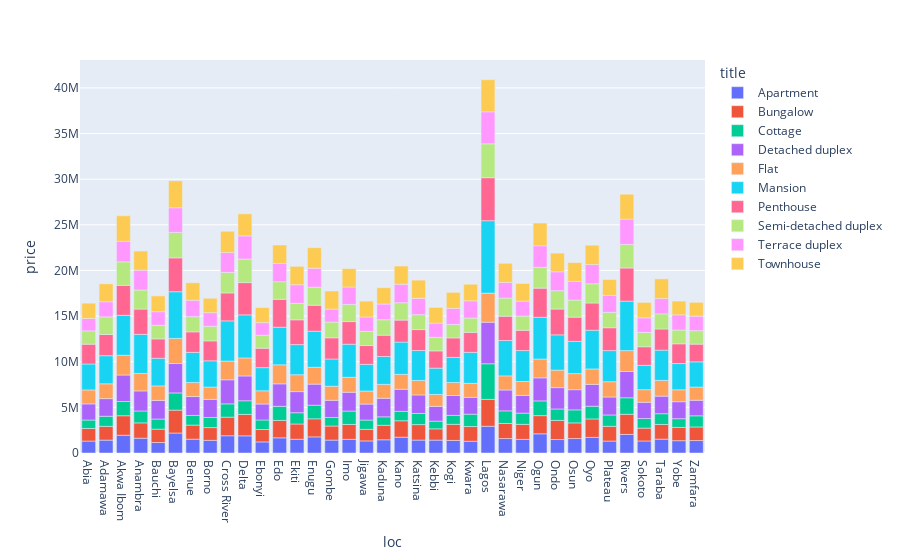

Write notebook code for a chart like this one.
### Code cell
fig.show()

### Figure 1 — Plotly figure (JSON) as saved in the notebook; plotly's stock layout.template omitted (floating-point values rounded to 4 significant figures)
{"data": [{"alignmentgroup": "True", "hovertemplate": "title=Apartment<br>loc=%{x}<br>price=%{y}<extra></extra>", "legendgroup": "Apartment", "marker": {"color": "#636efa", "pattern": {"shape": ""}}, "name": "Apartment", "offsetgroup": "Apartment", "orientation": "v", "showlegend": true, "textposition": "auto", "type": "bar", "x": ["Abia", "Adamawa", "Akwa Ibom", "Anambra", "Bauchi", "Bayelsa", "Benue", "Borno", "Cross River", "Delta", "Ebonyi", "Edo", "Ekiti", "Enugu", "Gombe", "Imo", "Jigawa", "Kaduna", "Kano", "Katsina", "Kebbi", "Kogi", "Kwara", "Lagos", "Nasarawa", "Niger", "Ogun", "Ondo", "Osun", "Oyo", "Plateau", "Rivers", "Sokoto", "Taraba", "Yobe", "Zamfara"], "xaxis": "x", "y": [1308000.0, 1411000.0, 1948000.0, 1620000.0, 1148000.0, 2187000.0, 1515000.0, 1387000.0, 1889000.0, 1880000.0, 1214000.0, 1663000.0, 1509000.0, 1765000.0, 1414000.0, 1496000.0, 1325000.0, 1447000.0, 1731000.0, 1415000.0, 1413000.0, 1376000.0, 1286000.0, 2932000.0, 1583000.0, 1491000.0, 2101000.0, 1475000.0, 1582000.0, 1712000.0, 1310000.0, 2036000.0, 1316000.0, 1520000.0, 1350000.0, 1363000.0], "yaxis": "y"}, {"alignmentgroup": "True", "hovertemplate": "title=Bungalow<br>loc=%{x}<br>price=%{y}<extra></extra>", "legendgroup": "Bungalow", "marker": {"color": "#EF553B", "pattern": {"shape": ""}}, "name": "Bungalow", "offsetgroup": "Bungalow", "orientation": "v", "showlegend": true, "textposition": "auto", "type": "bar", "x": ["Abia", "Adamawa", "Akwa Ibom", "Anambra", "Bauchi", "Bayelsa", "Benue", "Borno", "Cross River", "Delta", "Ebonyi", "Edo", "Ekiti", "Enugu", "Gombe", "Imo", "Jigawa", "Kaduna", "Kano", "Katsina", "Kebbi", "Kogi", "Kwara", "Lagos", "Nasarawa", "Niger", "Ogun", "Ondo", "Osun", "Oyo", "Plateau", "Rivers", "Sokoto", "Taraba", "Yobe", "Zamfara"], "xaxis": "x", "y": [1380000.0, 1509000.0, 2135000.0, 1680000.0, 1464000.0, 2509000.0, 1542000.0, 1397000.0, 2038000.0, 2347000.0, 1361000.0, 1909000.0, 1669000.0, 1981000.0, 1541000.0, 1632000.0, 1268000.0, 1591000.0, 1800000.0, 1696000.0, 1235000.0, 1763000.0, 1615000.0, 2945000.0, 1655000.0, 1646000.0, 1994000.0, 2095000.0, 1718000.0, 2019000.0, 1615000.0, 2206000.0, 1409000.0, 1606000.0, 1455000.0, 1490000.0], "yaxis": "y"}, {"alignmentgroup": "True", "hovertemplate": "title=Cottage<br>loc=%{x}<br>price=%{y}<extra></extra>", "legendgroup": "Cottage", "marker": {"color": "#00cc96", "pattern": {"shape": ""}}, "name": "Cottage", "offsetgroup": "Cottage", "orientation": "v", "showlegend": true, "textposition": "auto", "type": "bar", "x": ["Abia", "Adamawa", "Akwa Ibom", "Anambra", "Bauchi", "Bayelsa", "Benue", "Borno", "Cross River", "Delta", "Ebonyi", "Edo", "Ekiti", "Enugu", "Gombe", "Imo", "Jigawa", "Kaduna", "Kano", "Katsina", "Kebbi", "Kogi", "Kwara", "Lagos", "Nasarawa", "Niger", "Ogun", "Ondo", "Osun", "Oyo", "Plateau", "Rivers", "Sokoto", "Taraba", "Yobe", "Zamfara"], "xaxis": "x", "y": [924200.0, 1105000.0, 1559000.0, 1305000.0, 1112000.0, 1887000.0, 1057000.0, 1108000.0, 1459000.0, 1497000.0, 1042000.0, 1544000.0, 1234000.0, 1492000.0, 936000.0, 1470000.0, 1016000.0, 926600.0, 1030000.0, 1221000.0, 845800.0, 979000.0, 1354000.0, 3898000.0, 1379000.0, 1233000.0, 1615000.0, 1254000.0, 1425000.0, 1393000.0, 1243000.0, 1809000.0, 1051000.0, 1179000.0, 952800.0, 1221000.0], "yaxis": "y"}, {"alignmentgroup": "True", "hovertemplate": "title=Detached duplex<br>loc=%{x}<br>price=%{y}<extra></extra>", "legendgroup": "Detached duplex", "marker": {"color": "#ab63fa", "pattern": {"shape": ""}}, "name": "Detached duplex", "offsetgroup": "Detached duplex", "orientation": "v", "showlegend": true, "textposition": "auto", "type": "bar", "x": ["Abia", "Adamawa", "Akwa Ibom", "Anambra", "Bauchi", "Bayelsa", "Benue", "Borno", "Cross River", "Delta", "Ebonyi", "Edo", "Ekiti", "Enugu", "Gombe", "Imo", "Jigawa", "Kaduna", "Kano", "Katsina", "Kebbi", "Kogi", "Kwara", "Lagos", "Nasarawa", "Niger", "Ogun", "Ondo", "Osun", "Oyo", "Plateau", "Rivers", "Sokoto", "Taraba", "Yobe", "Zamfara"], "xaxis": "x", "y": [1767000.0, 1931000.0, 2902000.0, 2197000.0, 2038000.0, 3219000.0, 2071000.0, 1981000.0, 2635000.0, 2715000.0, 1749000.0, 2462000.0, 2314000.0, 2307000.0, 1881000.0, 2057000.0, 1753000.0, 2031000.0, 2425000.0, 2025000.0, 1618000.0, 2181000.0, 1840000.0, 4553000.0, 2284000.0, 1939000.0, 2524000.0, 2338000.0, 2211000.0, 2398000.0, 1966000.0, 2877000.0, 1780000.0, 1924000.0, 1861000.0, 1705000.0], "yaxis": "y"}, {"alignmentgroup": "True", "hovertemplate": "title=Flat<br>loc=%{x}<br>price=%{y}<extra></extra>", "legendgroup": "Flat", "marker": {"color": "#FFA15A", "pattern": {"shape": ""}}, "name": "Flat", "offsetgroup": "Flat", "orientation": "v", "showlegend": true, "textposition": "auto", "type": "bar", "x": ["Abia", "Adamawa", "Akwa Ibom", "Anambra", "Bauchi", "Bayelsa", "Benue", "Borno", "Cross River", "Delta", "Ebonyi", "Edo", "Ekiti", "Enugu", "Gombe", "Imo", "Jigawa", "Kaduna", "Kano", "Katsina", "Kebbi", "Kogi", "Kwara", "Lagos", "Nasarawa", "Niger", "Ogun", "Ondo", "Osun", "Oyo", "Plateau", "Rivers", "Sokoto", "Taraba", "Yobe", "Zamfara"], "xaxis": "x", "y": [1531000.0, 1626000.0, 2168000.0, 1919000.0, 1588000.0, 2750000.0, 1536000.0, 1351000.0, 2055000.0, 1971000.0, 1450000.0, 2087000.0, 1850000.0, 1847000.0, 1542000.0, 1637000.0, 1428000.0, 1522000.0, 1630000.0, 1591000.0, 1305000.0, 1423000.0, 1537000.0, 3190000.0, 1547000.0, 1526000.0, 2067000.0, 1918000.0, 1762000.0, 1688000.0, 1676000.0, 2287000.0, 1380000.0, 1722000.0, 1306000.0, 1445000.0], "yaxis": "y"}, {"alignmentgroup": "True", "hovertemplate": "title=Mansion<br>loc=%{x}<br>price=%{y}<extra></extra>", "legendgroup": "Mansion", "marker": {"color": "#19d3f3", "pattern": {"shape": ""}}, "name": "Mansion", "offsetgroup": "Mansion", "orientation": "v", "showlegend": true, "textposition": "auto", "type": "bar", "x": ["Abia", "Adamawa", "Akwa Ibom", "Anambra", "Bauchi", "Bayelsa", "Benue", "Borno", "Cross River", "Delta", "Ebonyi", "Edo", "Ekiti", "Enugu", "Gombe", "Imo", "Jigawa", "Kaduna", "Kano", "Katsina", "Kebbi", "Kogi", "Kwara", "Lagos", "Nasarawa", "Niger", "Ogun", "Ondo", "Osun", "Oyo", "Plateau", "Rivers", "Sokoto", "Taraba", "Yobe", "Zamfara"], "xaxis": "x", "y": [2843000.0, 3077000.0, 4374000.0, 4281000.0, 3031000.0, 5117000.0, 3302000.0, 2876000.0, 4401000.0, 4722000.0, 2535000.0, 4117000.0, 3303000.0, 3951000.0, 2987000.0, 3625000.0, 2922000.0, 3056000.0, 3538000.0, 3280000.0, 2882000.0, 2753000.0, 3396000.0, 7934000.0, 3877000.0, 3390000.0, 4570000.0, 3865000.0, 3534000.0, 4241000.0, 3410000.0, 5425000.0, 2669000.0, 3317000.0, 2877000.0, 2762000.0], "yaxis": "y"}, {"alignmentgroup": "True", "hovertemplate": "title=Penthouse<br>loc=%{x}<br>price=%{y}<extra></extra>", "legendgroup": "Penthouse", "marker": {"color": "#FF6692", "pattern": {"shape": ""}}, "name": "Penthouse", "offsetgroup": "Penthouse", "orientation": "v", "showlegend": true, "textposition": "auto", "type": "bar", "x": ["Abia", "Adamawa", "Akwa Ibom", "Anambra", "Bauchi", "Bayelsa", "Benue", "Borno", "Cross River", "Delta", "Ebonyi", "Edo", "Ekiti", "Enugu", "Gombe", "Imo", "Jigawa", "Kaduna", "Kano", "Katsina", "Kebbi", "Kogi", "Kwara", "Lagos", "Nasarawa", "Niger", "Ogun", "Ondo", "Osun", "Oyo", "Plateau", "Rivers", "Sokoto", "Taraba", "Yobe", "Zamfara"], "xaxis": "x", "y": [2167000.0, 2324000.0, 3284000.0, 2768000.0, 2118000.0, 3707000.0, 2247000.0, 2179000.0, 3058000.0, 3534000.0, 2128000.0, 3059000.0, 2712000.0, 2846000.0, 2318000.0, 2480000.0, 2062000.0, 2333000.0, 2408000.0, 2292000.0, 1886000.0, 2133000.0, 2186000.0, 4708000.0, 2659000.0, 2217000.0, 3190000.0, 2827000.0, 2649000.0, 2983000.0, 2504000.0, 3625000.0, 2034000.0, 2318000.0, 2160000.0, 1941000.0], "yaxis": "y"}, {"alignmentgroup": "True", "hovertemplate": "title=Semi-detached duplex<br>loc=%{x}<br>price=%{y}<extra></extra>", "legendgroup": "Semi-detached duplex", "marker": {"color": "#B6E880", "pattern": {"shape": ""}}, "name": "Semi-detached duplex", "offsetgroup": "Semi-detached duplex", "orientation": "v", "showlegend": true, "textposition": "auto", "type": "bar", "x": ["Abia", "Adamawa", "Akwa Ibom", "Anambra", "Bauchi", "Bayelsa", "Benue", "Borno", "Cross River", "Delta", "Ebonyi", "Edo", "Ekiti", "Enugu", "Gombe", "Imo", "Jigawa", "Kaduna", "Kano", "Katsina", "Kebbi", "Kogi", "Kwara", "Lagos", "Nasarawa", "Niger", "Ogun", "Ondo", "Osun", "Oyo", "Plateau", "Rivers", "Sokoto", "Taraba", "Yobe", "Zamfara"], "xaxis": "x", "y": [1461000.0, 1935000.0, 2576000.0, 2084000.0, 1498000.0, 2795000.0, 1671000.0, 1606000.0, 2256000.0, 2586000.0, 1426000.0, 1929000.0, 1817000.0, 1981000.0, 1724000.0, 1889000.0, 1560000.0, 1694000.0, 1904000.0, 1633000.0, 1490000.0, 1473000.0, 1568000.0, 3715000.0, 1992000.0, 1559000.0, 2289000.0, 2016000.0, 1880000.0, 2111000.0, 1689000.0, 2580000.0, 1578000.0, 1654000.0, 1511000.0, 1479000.0], "yaxis": "y"}, {"alignmentgroup": "True", "hovertemplate": "title=Terrace duplex<br>loc=%{x}<br>price=%{y}<extra></extra>", "legendgroup": "Terrace duplex", "marker": {"color": "#FF97FF", "pattern": {"shape": ""}}, "name": "Terrace duplex", "offsetgroup": "Terrace duplex", "orientation": "v", "showlegend": true, "textposition": "auto", "type": "bar", "x": ["Abia", "Adamawa", "Akwa Ibom", "Anambra", "Bauchi", "Bayelsa", "Benue", "Borno", "Cross River", "Delta", "Ebonyi", "Edo", "Ekiti", "Enugu", "Gombe", "Imo", "Jigawa", "Kaduna", "Kano", "Katsina", "Kebbi", "Kogi", "Kwara", "Lagos", "Nasarawa", "Niger", "Ogun", "Ondo", "Osun", "Oyo", "Plateau", "Rivers", "Sokoto", "Taraba", "Yobe", "Zamfara"], "xaxis": "x", "y": [1358000.0, 1651000.0, 2254000.0, 2172000.0, 1488000.0, 2700000.0, 1792000.0, 1489000.0, 2169000.0, 2532000.0, 1381000.0, 2006000.0, 2028000.0, 2074000.0, 1420000.0, 1902000.0, 1569000.0, 1720000.0, 2020000.0, 1793000.0, 1556000.0, 1764000.0, 1888000.0, 3507000.0, 1715000.0, 1635000.0, 2354000.0, 2064000.0, 2041000.0, 2100000.0, 1853000.0, 2779000.0, 1593000.0, 1677000.0, 1663000.0, 1588000.0], "yaxis": "y"}, {"alignmentgroup": "True", "hovertemplate": "title=Townhouse<br>loc=%{x}<br>price=%{y}<extra></extra>", "legendgroup": "Townhouse", "marker": {"color": "#FECB52", "pattern": {"shape": ""}}, "name": "Townhouse", "offsetgroup": "Townhouse", "orientation": "v", "showlegend": true, "textposition": "auto", "type": "bar", "x": ["Abia", "Adamawa", "Akwa Ibom", "Anambra", "Bauchi", "Bayelsa", "Benue", "Borno", "Cross River", "Delta", "Ebonyi", "Edo", "Ekiti", "Enugu", "Gombe", "Imo", "Jigawa", "Kaduna", "Kano", "Katsina", "Kebbi", "Kogi", "Kwara", "Lagos", "Nasarawa", "Niger", "Ogun", "Ondo", "Osun", "Oyo", "Plateau", "Rivers", "Sokoto", "Taraba", "Yobe", "Zamfara"], "xaxis": "x", "y": [1678000.0, 1969000.0, 2794000.0, 2099000.0, 1728000.0, 2949000.0, 1920000.0, 1578000.0, 2335000.0, 2416000.0, 1650000.0, 2013000.0, 2013000.0, 2248000.0, 1989000.0, 2012000.0, 1741000.0, 1790000.0, 1996000.0, 1992000.0, 1719000.0, 1755000.0, 1818000.0, 3524000.0, 2096000.0, 1939000.0, 2495000.0, 2045000.0, 2067000.0, 2119000.0, 1736000.0, 2727000.0, 1687000.0, 2161000.0, 1513000.0, 1512000.0], "yaxis": "y"}], "layout": {"barmode": "relative", "legend": {"title": {"text": "title"}, "tracegroupgap": 0}, "margin": {"t": 60}, "xaxis": {"anchor": "y", "domain": [0, 1], "title": {"text": "loc"}}, "yaxis": {"anchor": "x", "domain": [0, 1], "title": {"text": "price"}}}}
